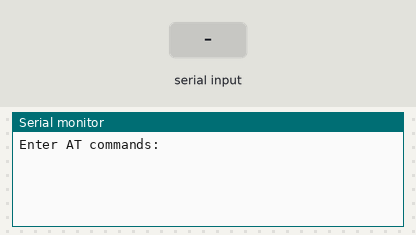
A sketch run on a simulated Arduino Uno, built with avr-gcc and run on an emulated ATmega328P. Shown: the last lines printed to the serial monitor. Inputs (shaded band) come from the test bench.

Above: at 1.2 s.
1.3 s: "1" received over the second serial link
At 2.5 s:
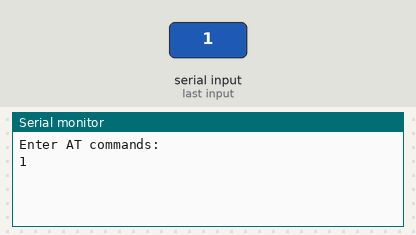
2.8 s: "0" received over the second serial link
At 3.8 s:
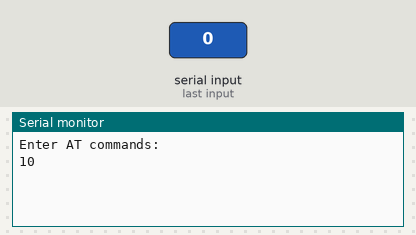

The sketch:

HC_05.ino
```cpp
// (licence header left out)
#include <SoftwareSerial.h>

SoftwareSerial BTSerial(10, 11); // TX on chip to pin 10 on Arduino, RX on chip to pin 11 on Arduino

void setup()
{
  Serial.begin(9600);
  Serial.println("Enter AT commands:");
  BTSerial.begin(38400);  // HC-05 default speed in AT command more
}

void loop()
{

  // Keep reading from HC-05 and send to Arduino Serial Monitor
  if (BTSerial.available()){
    Serial.write(BTSerial.read());
    digitalWrite(13,HIGH);
  }
  else digitalWrite(13,LOW);

  // Keep reading from Arduino Serial Monitor and send to HC-05
  if (Serial.available())
    BTSerial.write(Serial.read());
}
```

Measured:
- after the input at 1.3 s, the serial monitor: prints a new line at once (image 1)
- after the input at 2.8 s, the serial monitor: prints a new line at once (image 2)
